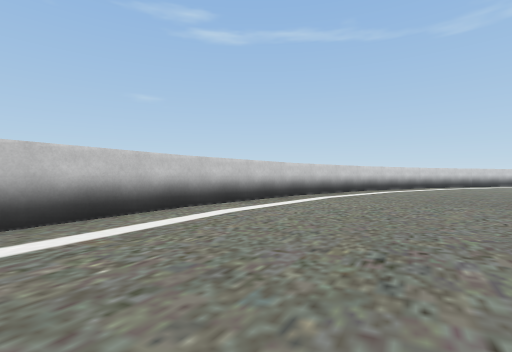
view 1 (above)

19 first-person views from a walk through a 3-D level made in the Unity game engine. The camera is 0.24 m above the floor, looks level and sees 85° across. The floor is counted in squares, 0.5 m on a side. Each view is taken from the middle of a square. On the plan, view 1 faces up. The plan holds only what a view shows up to about 9 squares ahead; the rest is blank. The place goes on beyond the plan.

view 2
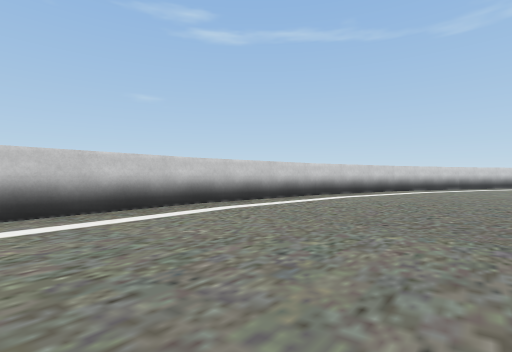

view 3
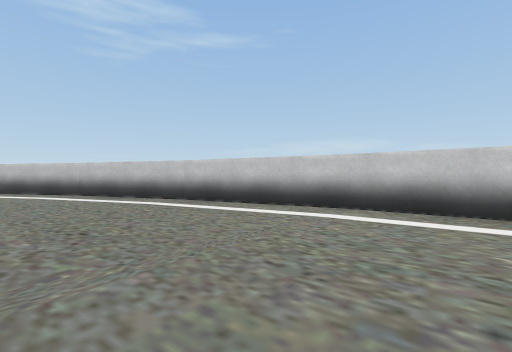

view 4
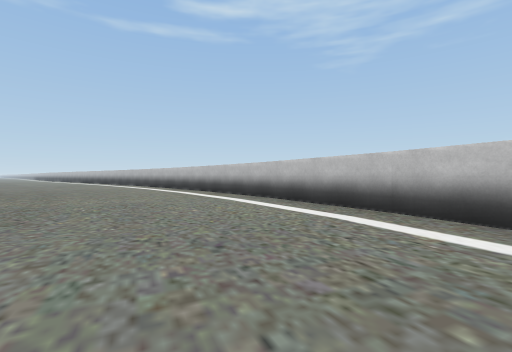

view 5
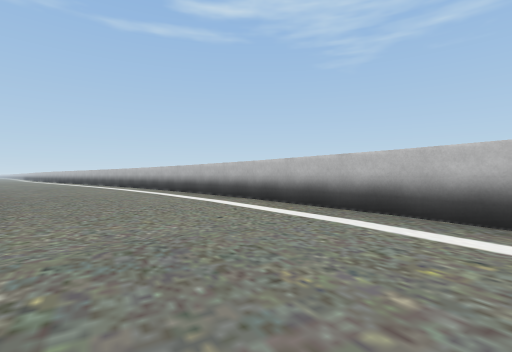

view 6
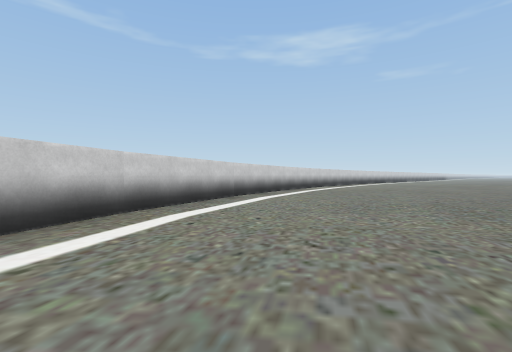

view 7
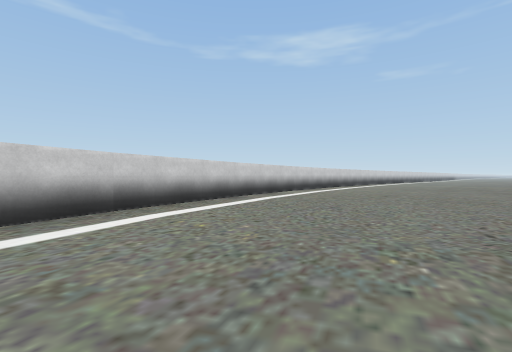

view 8
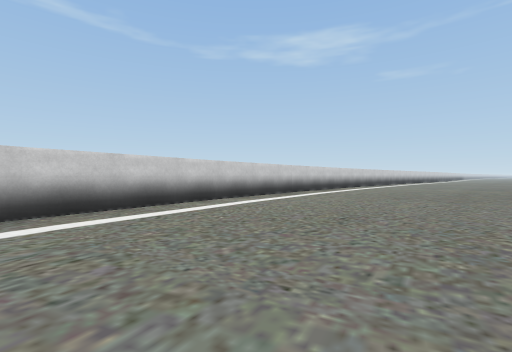

view 9
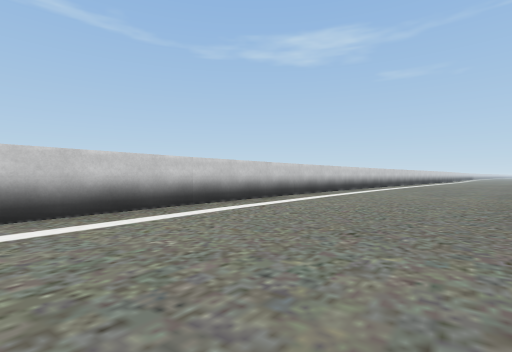

view 10
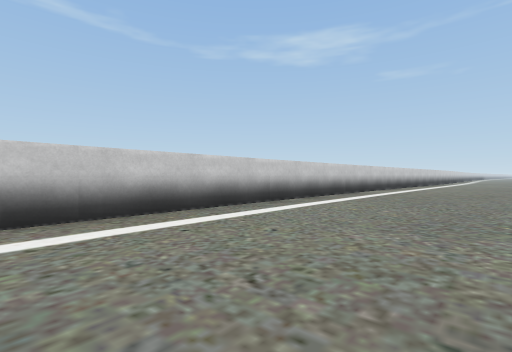

view 11
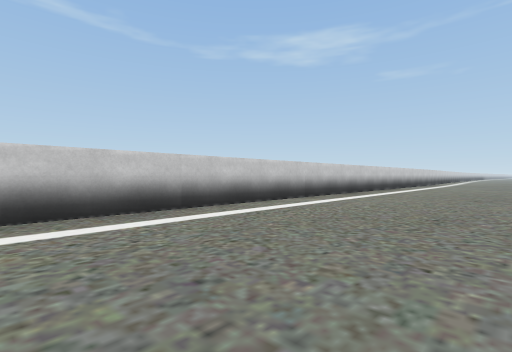

view 12
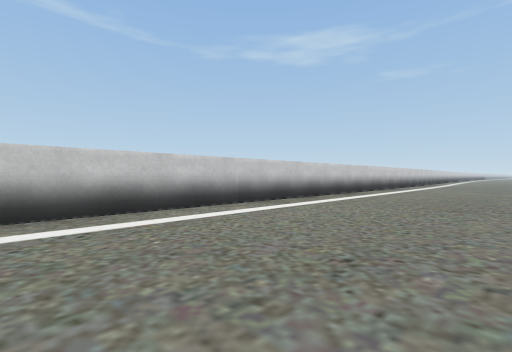

view 13
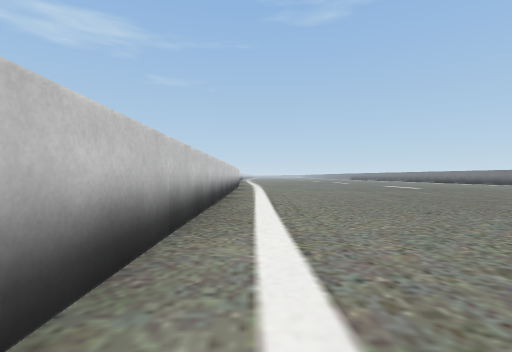

view 14
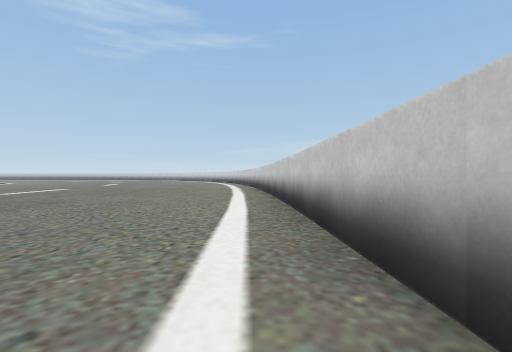

view 15
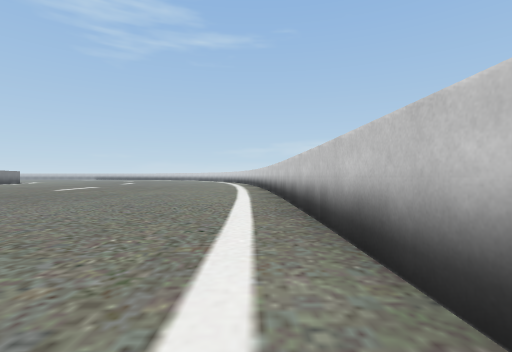

view 16
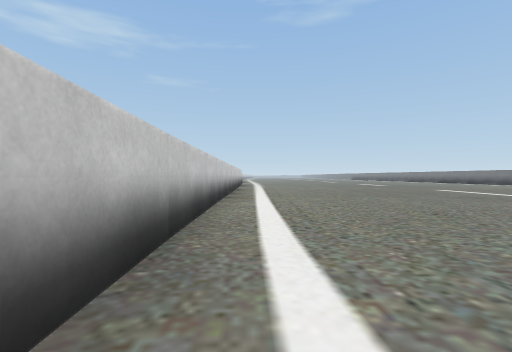

view 17
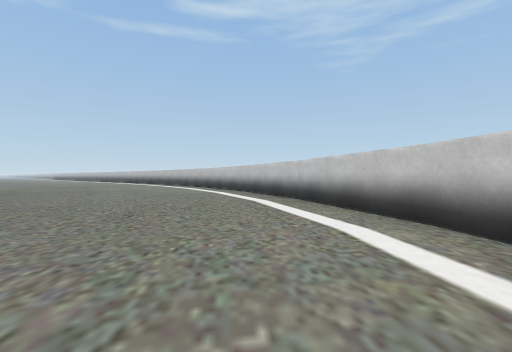

view 18
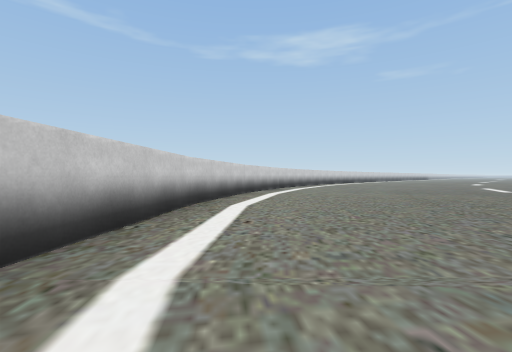

view 19
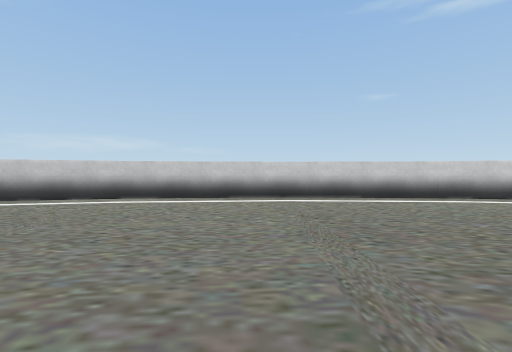

### Floor plan
Points are (right, up) in squares from view 1. A wall is a line through its corners. A room is listed if a view was taken in it or the views show most of it. See-through windows are left out.
Room 1 (views 1, 2, 3, 4, 5, 6, 7, 8, 9, 10, 11, 12, 13, 14, 15, 16, 17, 18, 19)
walls: (12.4, 13) (9.3, 12); (9.4, 12.1) (6.3, 10.8); (6.4, 10.8) (3.5, 9.1); (21.8, 14.5) (12.3, 13.2); (3.6, 9.2) (1, 6.9) (-1.1, 4.3) (-2.7, 1.5); (-2.7, 1.6) (-3.9, -1.4); (-3.8, -1.3) (-4.6, -4.3); (-4.6, -4.2) (-5.6, -10.1); (35.5, 14.8) (21.6, 14.6)

Where each view was taken, in squares from view 1:
view 1: 0 up, 0 right, facing up
view 2: 2 up, 2 right, facing up
view 3: 3 up, 3 right, facing left
view 4: 0 up, 0 right, facing down-left
view 5: 3 down, 1 left, facing down-left
view 6: 7 up, 5 right, facing up-right
view 7: 8 up, 8 right, facing up-right
view 8: 9 up, 12 right, facing up-right
view 9: 10 up, 16 right, facing up-right
view 10: 11 up, 21 right, facing up-right
view 11: 11 up, 26 right, facing up-right
view 12: 11 up, 28 right, facing up-right
view 13: 14 up, 29 right, facing right
view 14: 14 up, 29 right, facing left
view 15: 14 up, 31 right, facing left
view 16: 14 up, 26 right, facing right
view 17: 5 up, 2 right, facing down-left
view 18: 5 up, 1 right, facing up-right
view 19: 2 up, 5 right, facing up-left
